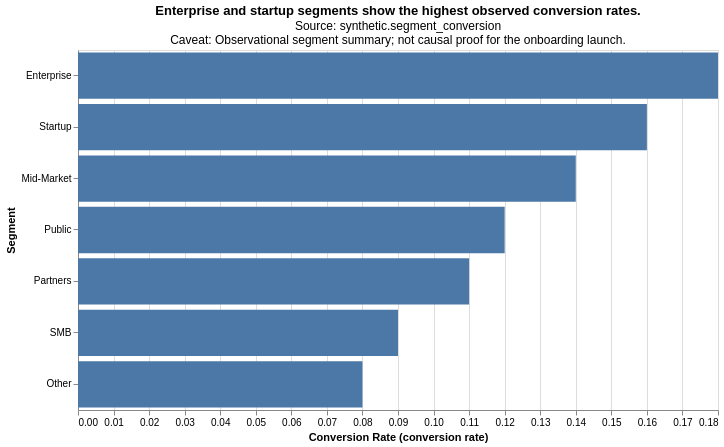

Write a Vega-Lite specification for this figure.
### Vega-Lite specification from a JSON file in a GitHub repository (floating-point values rounded to 4 significant figures)
{"config": {"view": {"continuousWidth": 300, "continuousHeight": 300}}, "data": {"name": "data-b111a15c207abcdf7297dcd503c0405a"}, "mark": {"type": "bar"}, "encoding": {"tooltip": [{"field": "segment", "type": "nominal"}, {"field": "conversion_rate", "type": "quantitative"}], "x": {"field": "conversion_rate", "scale": {"zero": true}, "title": "Conversion Rate (conversion rate)", "type": "quantitative"}, "y": {"field": "segment", "sort": "-x", "title": "Segment", "type": "nominal"}}, "height": 360, "title": {"text": "Enterprise and startup segments show the highest observed conversion rates.", "subtitle": ["Source: synthetic.segment_conversion", "Caveat: Observational segment summary; not causal proof for the onboarding launch."]}, "width": 640, "$schema": "https://vega.github.io/schema/vega-lite/v5.8.0.json", "datasets": {"data-b111a15c207abcdf7297dcd503c0405a": [{"segment": "Enterprise", "conversion_rate": 0.18}, {"segment": "Startup", "conversion_rate": 0.16}, {"segment": "Mid-Market", "conversion_rate": 0.14}, {"segment": "Public", "conversion_rate": 0.12}, {"segment": "Partners", "conversion_rate": 0.11}, {"segment": "SMB", "conversion_rate": 0.09}, {"segment": "Other", "conversion_rate": 0.08}]}}
